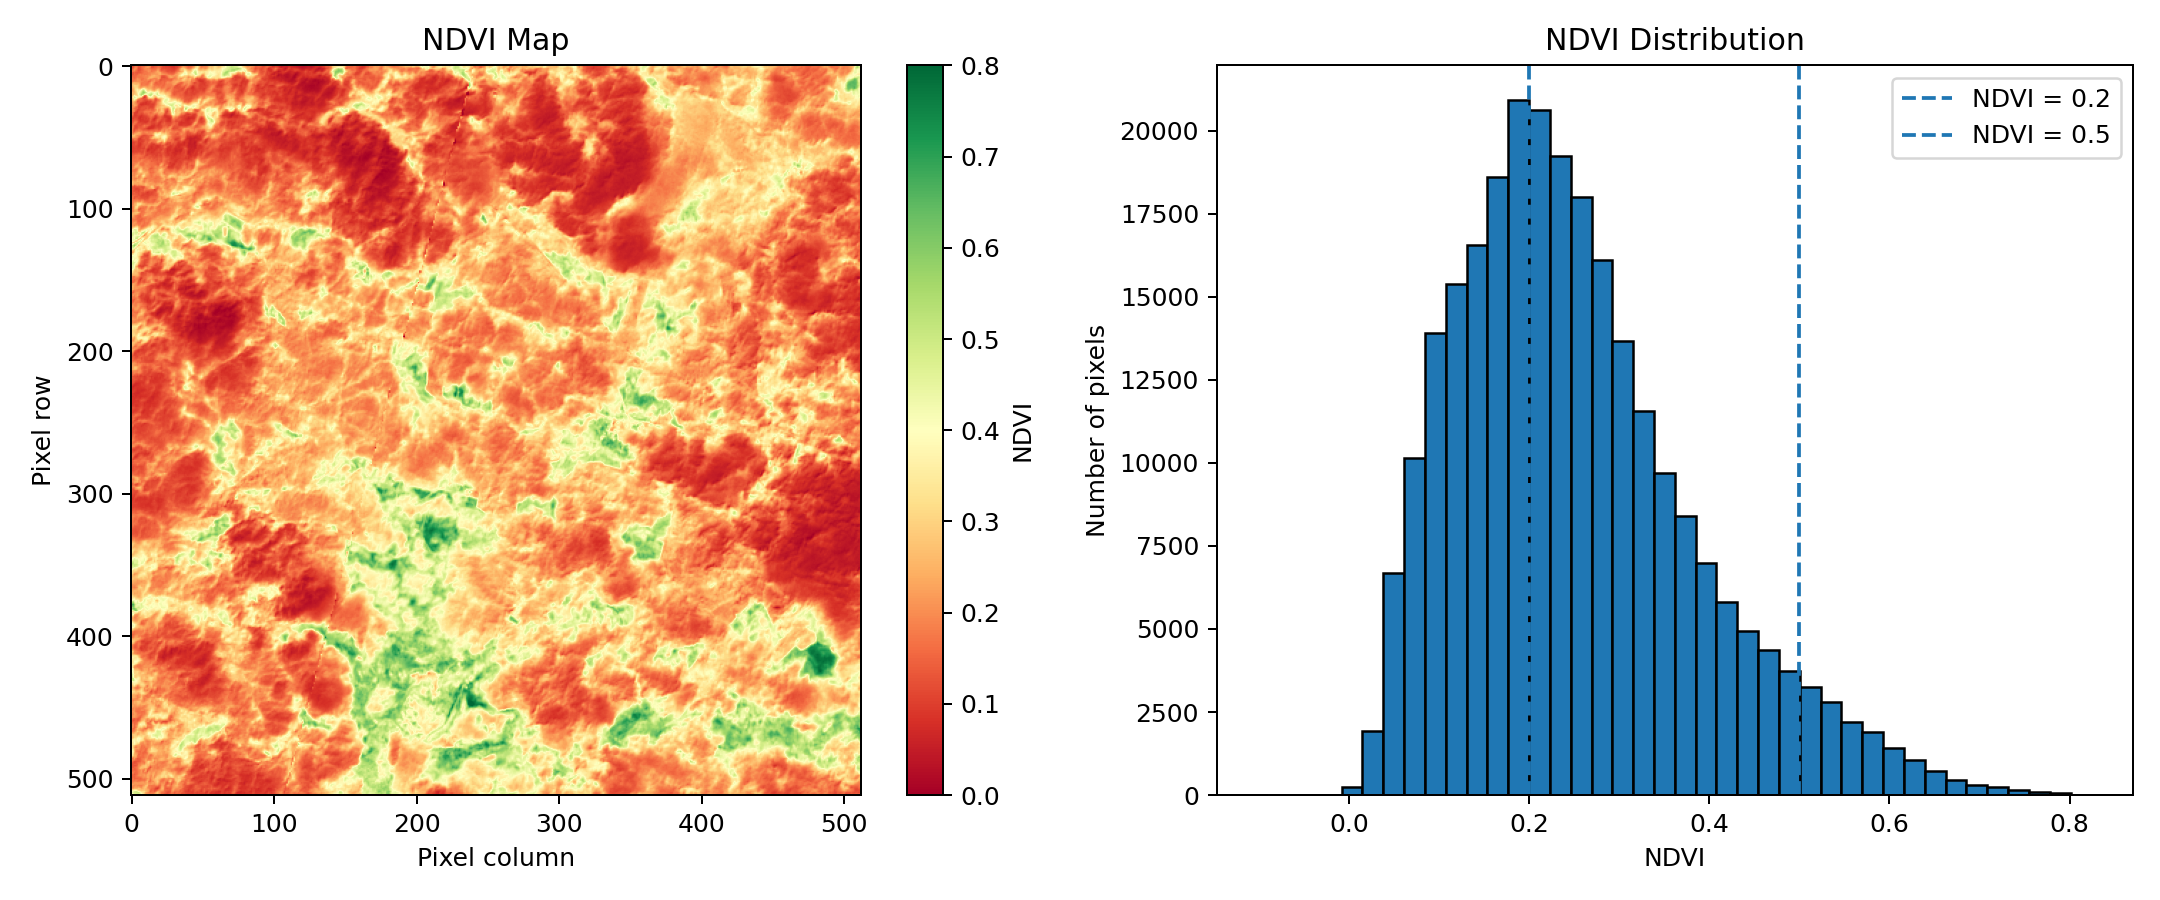

Here is the Python script that generated this plot:

"""Explore the distribution of a real Sentinel-2 NDVI raster."""

from pathlib import Path
import numpy as np
import rasterio
import matplotlib.pyplot as plt

FOLDER = Path(__file__).resolve().parent
INPUT = FOLDER / "sentinel_ndvi.tif"
OUTPUT = FOLDER / "ndvi_distribution.png"

# 1. Read the existing local GeoTIFF
with rasterio.open(INPUT) as src:
    ndvi = src.read(1, masked=True).astype("float32")
    crs = src.crs
    pixel_area = abs(
        src.transform.a * src.transform.e
        - src.transform.b * src.transform.d
    )

# 2. Exclude missing and invalid NDVI values
data = ndvi.filled(np.nan)
valid = np.isfinite(data) & (data >= -1) & (data <= 1)
values = data[valid]

if values.size == 0:
    raise ValueError("No valid NDVI pixels found.")

total = len(values)

print("=== Raster information ===")
print("CRS:", crs)
print("Valid pixels:", total)
print("Missing/invalid pixels:", data.size - total)

print("\n=== NDVI statistics ===")
print("Mean:", round(np.mean(values), 3))
print("Median:", round(np.median(values), 3))
print("Minimum:", round(np.min(values), 3))
print("Maximum:", round(np.max(values), 3))

# 3. Group the NDVI values
groups = [
    ("Low (< 0.2)", values < 0.2),
    ("Moderate (0.2-0.5)", (values >= 0.2) & (values < 0.5)),
    ("High (>= 0.5)", values >= 0.5),
]

print("\n=== NDVI distribution ===")

for label, condition in groups:
    count = int(np.sum(condition))
    percentage = count / total * 100
    area_km2 = count * pixel_area / 1_000_000

    print(
        f"{label}: {count:,} pixels | "
        f"{percentage:.1f}% | "
        f"{area_km2:.2f} km²"
    )

# 4. Visualize map and histogram
fig, axes = plt.subplots(1, 2, figsize=(12, 5))

map_data = np.ma.masked_where(~valid, data)

image = axes[0].imshow(
    map_data, cmap="RdYlGn", vmin=0, vmax=0.8
)
axes[0].set_title("NDVI Map")
axes[0].set_xlabel("Pixel column")
axes[0].set_ylabel("Pixel row")
fig.colorbar(image, ax=axes[0], label="NDVI")

axes[1].hist(values, bins=40, edgecolor="black")
axes[1].axvline(0.2, linestyle="--", label="NDVI = 0.2")
axes[1].axvline(0.5, linestyle="--", label="NDVI = 0.5")
axes[1].set_title("NDVI Distribution")
axes[1].set_xlabel("NDVI")
axes[1].set_ylabel("Number of pixels")
axes[1].legend()

plt.tight_layout()
plt.savefig(OUTPUT, dpi=180)
plt.close()

print("\nSaved figure:", OUTPUT)
